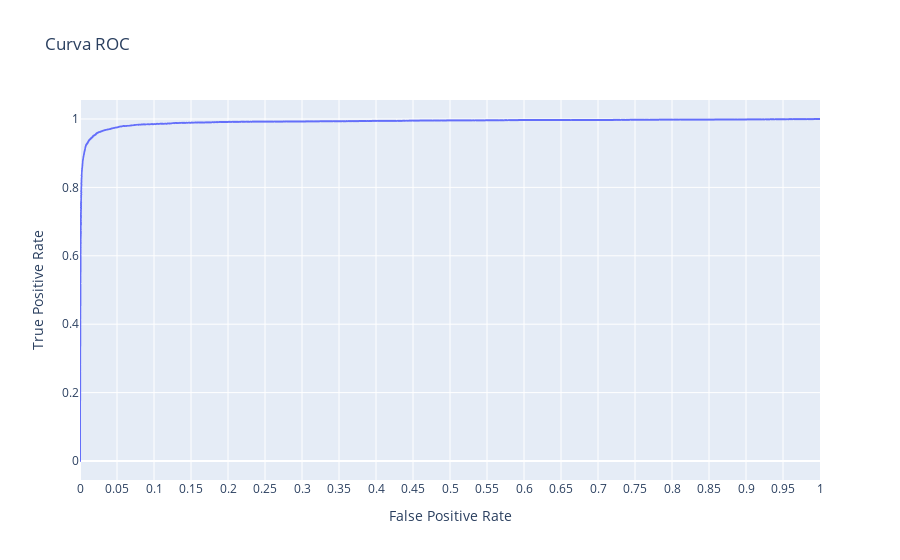

Notebook source saved alongside this figure:
### Code cell
fig = px.line(x=fpr, y=tpr, title='Curva ROC',labels={
                     "x": "False Positive Rate",
                     "y": "True Positive Rate",
                 },)
fig.update_xaxes(tick0=0, dtick=0.05)


fig.show()

### Figure 1 — Plotly figure (JSON) as saved in the notebook; plotly's stock layout.template omitted (floating-point values rounded to 4 significant figures; data arrays with more than 128 entries replaced by an {"elided": "..."} marker saying what was removed)
{"data": [{"hovertemplate": "False Positive Rate=%{x}<br>True Positive Rate=%{y}<extra></extra>", "legendgroup": "", "line": {"color": "#636efa", "dash": "solid"}, "mode": "lines", "name": "", "showlegend": false, "type": "scattergl", "x": {"elided": "4126 float values"}, "xaxis": "x", "y": {"elided": "4126 float values"}, "yaxis": "y"}], "layout": {"legend": {"tracegroupgap": 0}, "title": {"text": "Curva ROC"}, "xaxis": {"anchor": "y", "domain": [0, 1], "dtick": 0.05, "tick0": 0, "title": {"text": "False Positive Rate"}}, "yaxis": {"anchor": "x", "domain": [0, 1], "title": {"text": "True Positive Rate"}}}}
